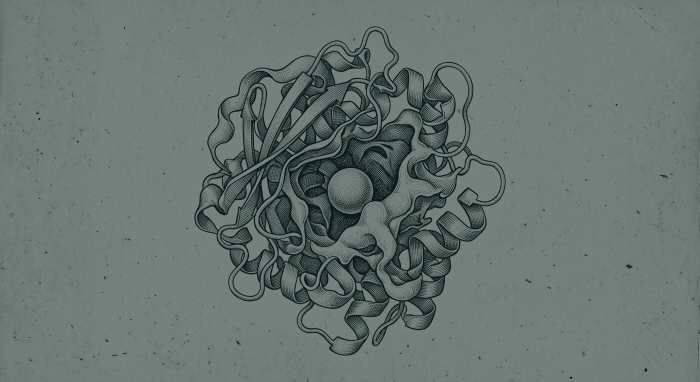
#> input picture bio-teaching/assets/deck-images/enzyme-ink.jpg, 1400 x 764 px, given as the content of the folder ../assets/deck-images/enzyme-ink.jpg, which was not available (shown at 1/2 size)
$ python duotone.py ../assets/deck-images/enzyme-ink.jpg out.png
#> lines starting #> are read from the running program, lines starting #| are printed output that depends on the picture
#> in main, img is the input picture: PIL image 1400x764 RGB; mean R, G, B 104.9, 117.3, 113.6
#!/usr/bin/env python3
# -*- coding: utf-8 -*-
"""把配图统一成"单墨双色版画"（duotone），解决风格打架的问题。

为什么要这一步：
    一套课件里同时出现写实照片、3D 渲染、水彩插画、风景照，视觉上是"四种材料拼起来"。
    生物学教材真正统一的视觉语言是**单色版画/铜版画**：一张纸，一种墨。
    把所有配图压到"深松墨 + 暖纸"两个色阶，混合媒介立刻读成同一套图版。

用法：
    python3 scripts/duotone.py <原图目录> <输出目录> [--width 1600]

输出两个版本：
    <name>-light.jpg   浅版：纸底浅、墨色深，用于浅色页的整版图/半版图
    <name>-ink.jpg     深版：墨底、亮部收窄，用于深色页叠加文字
"""
from __future__ import annotations

import argparse
from pathlib import Path

from PIL import Image, ImageEnhance, ImageOps

PAPER = (244, 239, 228)
INK = (20, 48, 47)
INK_DEEP = (11, 24, 25)
INK_SOFT = (86, 108, 100)


def duotone(img: Image.Image, low: tuple, high: tuple, contrast=1.25, gamma=1.0) -> Image.Image:
#> called with low = (20, 48, 47), high = (244, 239, 228), contrast = 1.15, gamma = 0.58
    g = ImageOps.grayscale(img)
    g = ImageOps.autocontrast(g, cutoff=1)
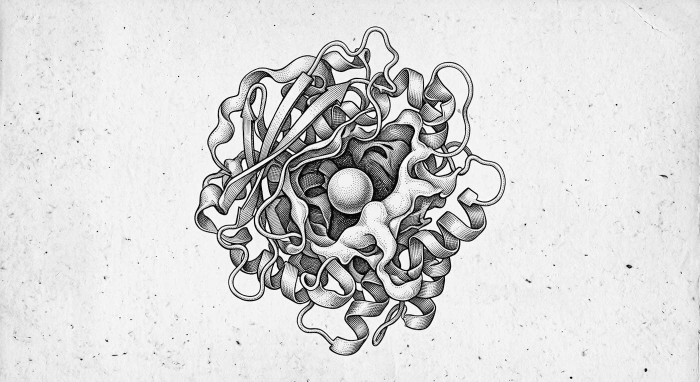
#> g: PIL image 1400x764 L (shown at 1/2 size); min 0, max 255, mean 215.9
    g = ImageEnhance.Contrast(g).enhance(contrast)
    if gamma != 1.0:
        g = g.point(lambda v: int(255 * (v / 255.0) ** gamma))
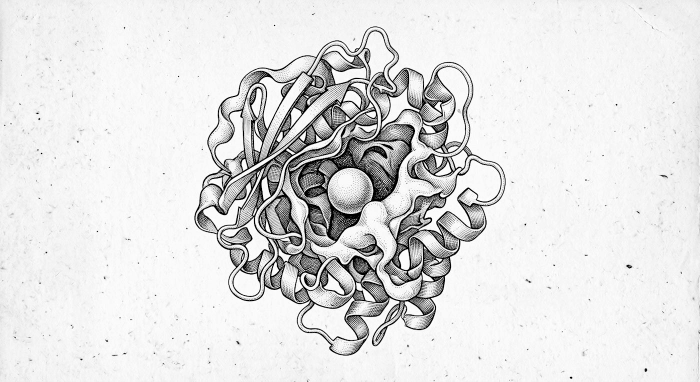
#> g: PIL image 1400x764 L (shown at 1/2 size); min 0, max 255, mean 225.3
    return ImageOps.colorize(g, black=low, white=high)
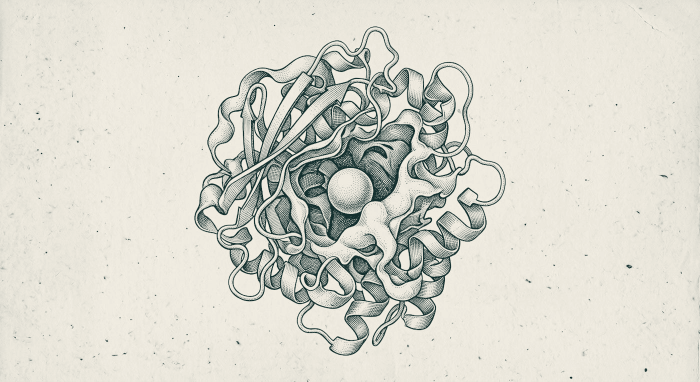
#> returned value: PIL image 1400x764 RGB (shown at 1/2 size); mean R, G, B 217.5, 216.4, 206.4


def main() -> None:
    ap = argparse.ArgumentParser()
    ap.add_argument("src")
    ap.add_argument("dst")
    ap.add_argument("--width", type=int, default=1600)
    a = ap.parse_args()

    src, dst = Path(a.src), Path(a.dst)
    dst.mkdir(parents=True, exist_ok=True)
    n = 0
    for f in sorted(src.glob("*.jpg")) + sorted(src.glob("*.png")):
        img = Image.open(f).convert("RGB")
        if img.width > a.width:
            img = img.resize((a.width, round(img.height * a.width / img.width)), Image.LANCZOS)
        light = duotone(img, INK, PAPER, contrast=1.15, gamma=0.58)
        ink = duotone(img, INK_DEEP, INK_SOFT, contrast=1.1)
#> call 2 of duotone, with low = (11, 24, 25), high = (86, 108, 100), contrast = 1.1, gamma = 1
#> in duotone (call 2), `return ImageOps.colorize(g, black=low, white=high)`:
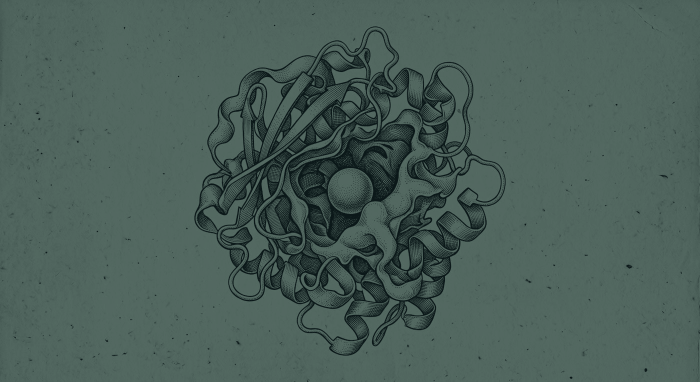
#> returned value: PIL image 1400x764 RGB (shown at 1/2 size); mean R, G, B 74.2, 94.8, 88.2
        light.save(dst / f"{f.stem}-light.jpg", quality=86, optimize=True)
        ink.save(dst / f"{f.stem}-ink.jpg", quality=86, optimize=True)
        n += 2
    print(f"[ok] {n} 张（{n // 2} 组 light/ink）→ {dst}")


if __name__ == "__main__":
    main()
